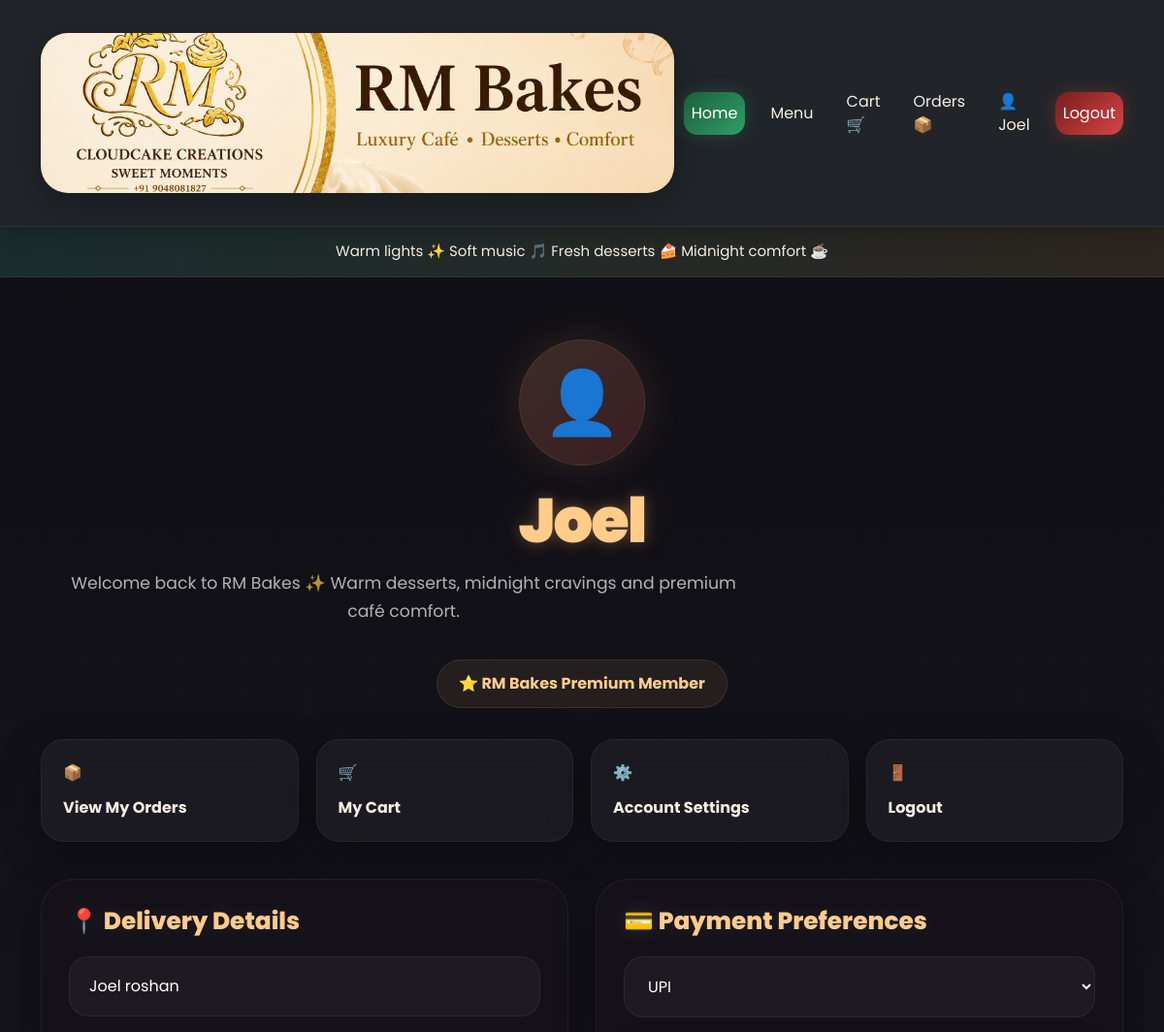
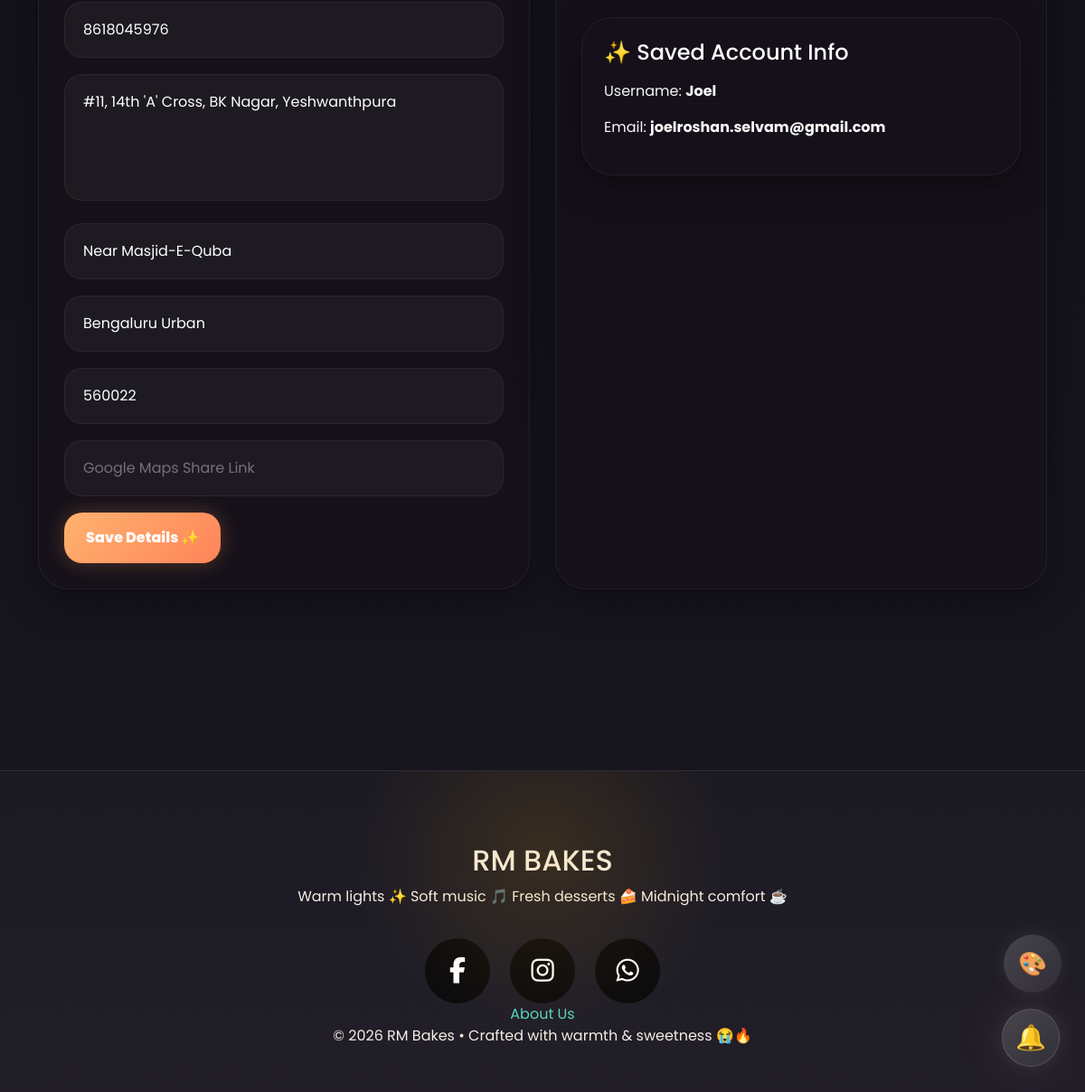
Screenshot of /profile (signed in) with the database file from the repository (2 pictures, top to bottom).
### database.py (models this page shows, shortened)
class User(UserMixin, db.Model):
    __tablename__ = "users"
    user_id = db.Column(
        db.Integer,
        primary_key=True
    )
    username = db.Column(
        db.String(100),
        unique=True,
        nullable=False
    )
    email = db.Column(
        db.String(120),
        unique=True,
        nullable=False
    )
    password = db.Column(
        db.String(300),
        nullable=False
    )
    is_admin = db.Column(
        db.Boolean,
        default=False
    )
    admin_role = db.Column(
        db.String(50),
        nullable=True
    )
    admin_last_login = db.Column(
        db.DateTime,
        nullable=True
    )
    full_name = db.Column(
        db.String(120)
    )
    phone_number = db.Column(
        db.String(20)
    )
    delivery_address = db.Column(
        db.Text
    )
    landmark = db.Column(
        db.String(200)
    )
    city = db.Column(
        db.String(100)
    )
    pincode = db.Column(
        db.String(10)
    )
    google_maps_link = db.Column(
        db.Text
    )
    preferred_payment_method = db.Column(
        db.String(50),
        default="Cash on Delivery"
    )
    is_deleted = db.Column(
        db.Boolean,
        default=False
    )
    cart_items = db.relationship(
        "Cart",
        backref="user",
        lazy=True,
        cascade="all, delete-orphan"
    )

### routes/profile_routes.py (the view)
@profile_bp.route("/profile")
@login_required
def profile():
    return render_template(
        "profile.html",
        current_user=current_user
    )

### app.py (called while the page is built)
@app.context_processor
def inject_notification_count():
    unread_notifications_count = 0
    if current_user.is_authenticated:
        unread_notifications_count = (
            UserNotification.query.filter_by(
                user_id=current_user.user_id,
                is_read=False,
                is_cleared=False
            ).count()
        )
    return dict(
        unread_notifications_count=
            unread_notifications_count
    )

@login_manager.user_loader
def load_user(user_id):
    return User.query.get(int(user_id))

### templates/profile.html (shortened to what this page needs)
{% extends "base.html" %}
{% block content %}
<div class="phase2-page">
    <section class="profile-hero">
        <div class="profile-avatar-large">
            👤
        </div>
        <h1 class="glow-title">
            {{ current_user.username }}
        </h1>
        <p class="glow-subtitle">
            Welcome back to RM Bakes ✨
            Warm desserts, midnight cravings
            and premium café comfort.
        </p>
        <div class="member-badge">
            ⭐ RM Bakes Premium Member
        </div>
    </section>
    <div class="quick-actions">
        <a
            href="{{ url_for('order.my_orders') }}"
            class="quick-action-btn glass-card"
        >
            <span>📦</span>
            <span>View My Orders</span>
        </a>
        <a
            href="{{ url_for('cart.cart') }}"
            class="quick-action-btn glass-card"
        >
            <span>🛒</span>
            <span>My Cart</span>
        </a>
        <a
            href="{{ url_for('profile.account_settings') }}"
            class="quick-action-btn glass-card"
        >
            <span>⚙️</span>
            <span>Account Settings</span>
        </a>
        <a
            href="#"
            onclick="confirmLogout()"
            class="quick-action-btn glass-card"
        >
            <span>🚪</span>
            <span>Logout</span>
        </a>
    </div>
    <div class="profile-grid">
        <div class="glass-card section-card">
            <h2 class="section-title">
                📍 Delivery Details
            </h2>
            <input
                type="text"
                id="fullName"
                class="premium-input"
                placeholder="Full Name"
                value="{{ current_user.full_name or '' }}"
            >
            <input
                type="text"
                id="phoneNumber"
                class="premium-input"
                placeholder="Phone Number"
                value="{{ current_user.phone_number or '' }}"
            >
            <textarea
                id="deliveryAddress"
                class="premium-input"
                placeholder="Delivery Address"
            >{{ current_user.delivery_address or '' }}</textarea>
            <input
                type="text"
                id="landmark"
                class="premium-input"
                placeholder="Landmark"
                value="{{ current_user.landmark or '' }}"
            >
            <input
                type="text"
                id="city"
                class="premium-input"
                placeholder="City"
                value="{{ current_user.city or '' }}"
            >
            <input
                type="text"
                id="pincode"
                class="premium-input"
                placeholder="Pincode"
                value="{{ current_user.pincode or '' }}"
            >
            <input
                type="text"
                id="googleMapsLink"
                class="premium-input"
                placeholder="Google Maps Share Link"
                value="{{ current_user.google_maps_link or '' }}"
            >
            <button
                class="premium-btn"
                id="saveProfileBtn"
            >
                Save Details ✨
            </button>
        </div>
        <div class="glass-card section-card">
            <h2 class="section-title">
                💳 Payment Preferences
            </h2>
            <select
                id="paymentMethod"
                class="premium-select"
            >
                <option
                    value="UPI"
                    {% if current_user.preferred_payment_method == "UPI" %}
                        selected
                    {% endif %}
                >
                    UPI
                </option>
            </select>
            <div class="glass-card p-4 mt-3">
                <h4 class="mb-3 text-white">
                    ✨ Saved Account Info
                </h4>
                <p class="text-light">
                    Username:
                    <strong>
                        {{ current_user.username }}
                    </strong>
                </p>
                <p class="text-light">
                    Email:
                    <strong>
                        {{ current_user.email }}
                    </strong>
                </p>
            </div>
        </div>
    </div>
</div>
{% endblock %}

### templates/base.html (shortened to what this page needs)
<!DOCTYPE html>
<html lang="en">
<head>
    <link
        href="https://cdn.jsdelivr.net/npm/bootstrap@5.3.3/dist/css/bootstrap.min.css"
        rel="stylesheet"
    >
    <link
        rel="stylesheet"
        href="https://cdnjs.cloudflare.com/ajax/libs/font-awesome/6.5.1/css/all.min.css"
    >
    <link
        rel="stylesheet"
        href="{{ url_for('static', filename='css/style.css') }}"
    >
    <link
        rel="stylesheet"
        href="{{ url_for('static', filename='css/style2.css') }}"
    >
</head>
<body>
<div id="particles-container"></div>
<button
    class="theme-switcher-btn"
    id="themeSwitcherBtn"
>
    🎨
</button>
<nav class="navbar navbar-expand-lg navbar-dark bg-dark">
    <div class="container">
        <a
            href="{{ url_for('main.home') }}"
            class="banner-link"
        >
            <img
                src="{{ url_for('static', filename='uploads/banner.png') }}"
                alt="RM Bakes Banner"
                class="top-banner"
            >
        </a>
        <div
            class="collapse navbar-collapse"
            id="navbarContent"
        >
            <ul class="navbar-nav ms-auto align-items-center gap-2">
                <li class="nav-item">
                    <a
                        class="nav-link nav-home-btn"
                        href="{{ url_for('main.home') }}"
                    >
                        Home
                    </a>
                </li>
                <li class="nav-item">
                    <a
                        class="nav-link"
                        href="{{ url_for('product.products') }}"
                    >
                        Menu
                    </a>
                </li>
                {% if current_user.is_authenticated %}
                    <li class="nav-item">
                        <a
                            class="nav-link"
                            href="{{ url_for('cart.cart') }}"
                        >
                            Cart 🛒
                        </a>
                    </li>
                    <li class="nav-item">
                        <a
                            class="nav-link"
                            href="{{ url_for('order.my_orders') }}"
                        >
                            Orders 📦
                        </a>
                    </li>
                    <li class="nav-item">
                        <a
                            class="nav-link profile-link"
                            href="{{ url_for('profile.profile') }}"
                        >
                            👤 {{ current_user.username }}
                        </a>
                    </li>
                    <li class="nav-item">
                        <a
                            class="nav-link nav-logout-btn"
                            href="#"
                            onclick="confirmLogout()"
                        >
                            Logout
                        </a>
                    </li>
                {% endif %}
            </ul>
        </div>
    </div>
</nav>
<div class="cafe-strip text-center">
    Warm lights ✨
    Soft music 🎵
    Fresh desserts 🍰
    Midnight comfort ☕
</div>
<div class="toast-container position-fixed top-0 end-0 p-3">
</div>
<div class="container mt-4">
    {% block content %}
    {% endblock %}
</div>
<a
    href="{{ url_for('notification.notifications_page') }}"
    class="floating-notification-btn"
>
    🔔
</a>
<footer class="rm-footer">
    <div class="footer-glow"></div>
    <div class="footer-brand">
        <h2>
            RM BAKES
        </h2>
        <p>
            Warm lights ✨
            Soft music 🎵
            Fresh desserts 🍰
            Midnight comfort ☕
        </p>
    </div>
    <div class="footer-socials">
        <a
            href="https://facebook.com/"
            target="_blank"
            class="footer-icon"
        >
            <i class="fab fa-facebook-f"></i>
        </a>
        <a
            href="https://www.instagram.com/rmcloudcakecreations?igsh=MTZ0Y3NtM3N5ejdy"
            target="_blank"
            class="footer-icon"
        >
            <i class="fab fa-instagram"></i>
        </a>
        <a
            href="https://wa.me/+918147777938"
            target="_blank"
            class="footer-icon"
        >
            <i class="fab fa-whatsapp"></i>
        </a>
    </div>
    <div class="footer-links">
        <a href="{{ url_for('main.about') }}">
            About Us
        </a>
    </div>
    <div class="footer-copyright">
        © 2026 RM Bakes • Crafted with warmth & sweetness 😭🔥
    </div>
</footer>
</body>
</html>

### static/css/style.css (style rules this page uses)
* { margin:0; padding:0; box-sizing:border-box; }
html { scroll-behavior:smooth; }
body { font-family:'Poppins',sans-serif; background: linear-gradient( 135deg, #1a120f, #241713, #2b1c16 ); color:#f5ede3; min-height:100vh; overflow-x:hidden; }
a { text-decoration:none; color:#57d6c1; transition:0.3s; }
.navbar { background: rgba(25,18,15,0.88); backdrop-filter:blur(16px); border-bottom: 1px solid rgba(255,255,255,0.06); padding:16px 0; box-shadow: 0 0 25px rgba(0,0,0,0.35); }
.nav-link { color:#f5ede3 !important; margin-left:10px; transition:0.3s; }
.nav-home-btn { background: linear-gradient( 135deg, #1d5f3c, #2f9e67 ); padding: 10px 22px; border-radius: 14px; color: white !important; box-shadow: 0 0 18px rgba(47,158,103,0.28); }
.nav-logout-btn { background: linear-gradient( 135deg, #7a1d1d, #d64545 ); padding: 10px 22px; border-radius: 14px; color: white !important; box-shadow: 0 0 18px rgba(214,69,69,0.28); }
.banner-link { display: block; width: 100%; text-decoration: none; margin-bottom: 18px; }
.top-banner { width: 100%; height: 165px; display: block; object-fit: cover; object-position: center; border-radius: 28px; margin-top: 18px; box-shadow: 0 12px 35px rgba(0,0,0,0.28); }
.cafe-strip { background: linear-gradient( 90deg, rgba(87,214,193,0.15), rgba(212,167,98,0.15) ); padding:14px; text-align:center; font-size:15px; color:#f5ede3; border-bottom: 1px solid rgba(255,255,255,0.06); }
.section-title { font-size:54px; font-weight:800; color:#f5ede3; text-align:center; text-shadow: 0 0 20px rgba(255,255,255,0.12); }
input, textarea { color:white !important; }
h1,h2,h3,h4,h5,h6,p,label,span,small { color:#f5ede3; }

### templates/base.html (style rules this page uses)
body { animation: pageEntry 1.2s ease; }
#particles-container { position:fixed; inset:0; overflow:hidden; pointer-events:none; z-index:-1; }
.theme-switcher-btn { position:fixed; right:26px; bottom:110px; width:64px; height:64px; border:none; border-radius:50%; cursor:pointer; z-index:9999; font-size:1.6rem; background: linear-gradient( 135deg, rgba(255,255,255,0.18), rgba(255,255,255,0.08) ); backdrop-filter:blur(20px); color:white; transition:0.4s ease; box-shadow: 0 0 25px rgba(255,255,255,0.08); }
body.theme-midnight { background: linear-gradient( 180deg, #0f0f14, #191621 ); }
.floating-notification-btn { position:fixed; bottom:28px; right:28px; width:64px; height:64px; border-radius:50%; display:flex; align-items:center; justify-content:center; text-decoration:none; font-size:1.7rem; background: linear-gradient( 135deg, rgba(255,255,255,0.18), rgba(255,255,255,0.08) ); backdrop-filter:blur(20px); border: 1px solid rgba(255,255,255,0.15); box-shadow: 0 0 25px rgba(255,255,255,0.08), 0 0 60px rgba(255,105,180,0.12); z-index:9999; transition:0.35s ease; animation: floatBell 3s ease-in-out infinite; }
.rm-footer { position:relative; margin-top:120px; padding: 80px 20px 50px; overflow:hidden; background: linear-gradient( 180deg, rgba(255,255,255,0.02), rgba(255,255,255,0.04) ); border-top: 1px solid rgba(255,255,255,0.06); text-align:center; }
.footer-glow { position:absolute; top:-120px; left:50%; transform: translateX(-50%); width:420px; height:420px; background: radial-gradient( circle, rgba(255,180,0,0.12), transparent 70% ); }
.footer-socials { margin-top:34px; display:flex; justify-content:center; gap:22px; }
.footer-icon { width:72px; height:72px; border-radius:50%; display:flex; align-items:center; justify-content:center; text-decoration:none; background: rgba(0,0,0,0.65); transition:0.35s ease; }
.footer-icon i { color:white; font-size:1.8rem; }

### rows the page displays
User: username "Joel", full_name "Joel roshan", phone_number "8618045976", delivery_address "#11, 14th 'A' Cross, BK Nagar, Yeshwanthpura", landmark "Near Masjid-E-Quba", city "Bengaluru Urban", pincode "560022", preferred_payment_method "UPI", email "joelroshan.selvam@gmail.com"
